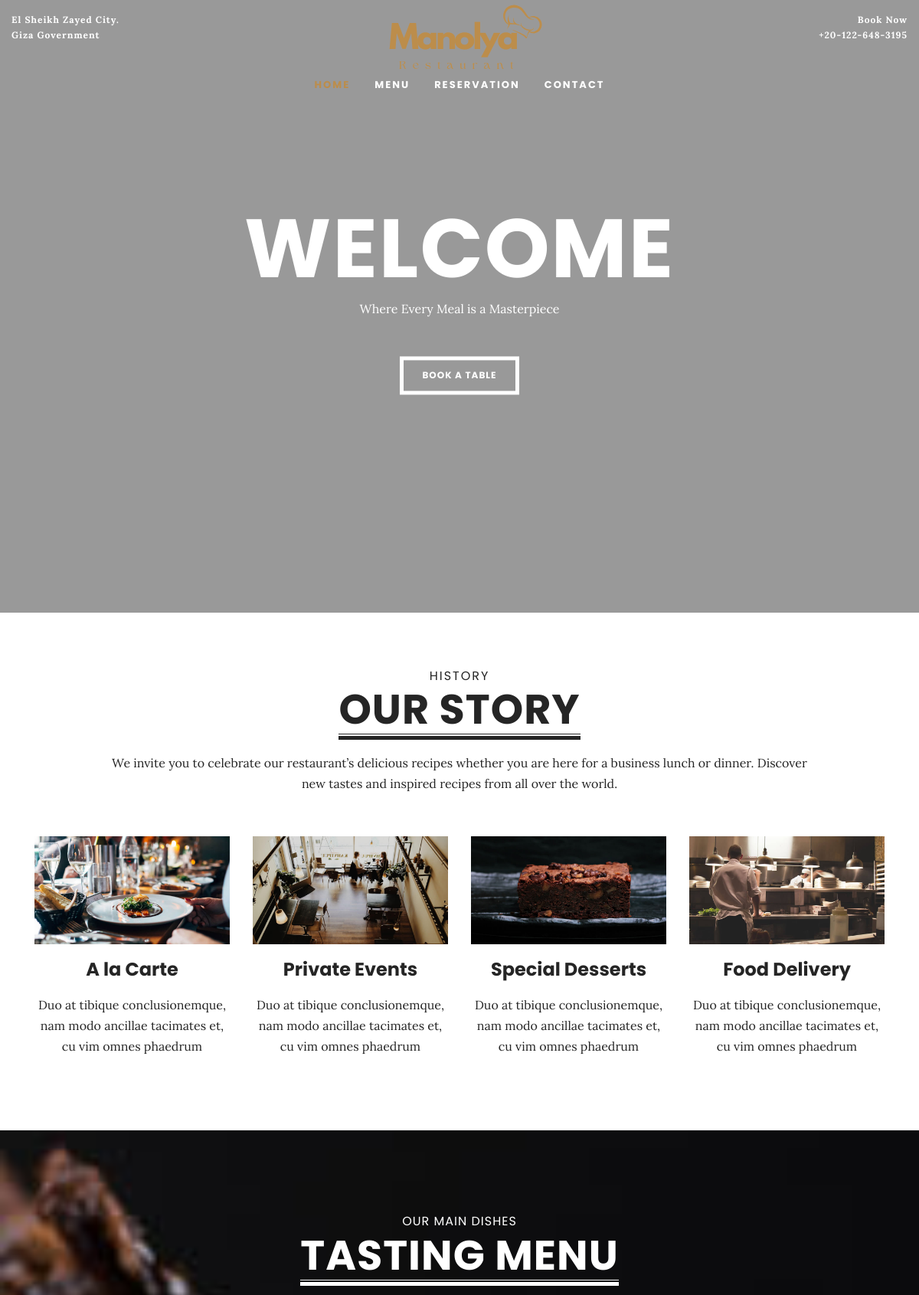
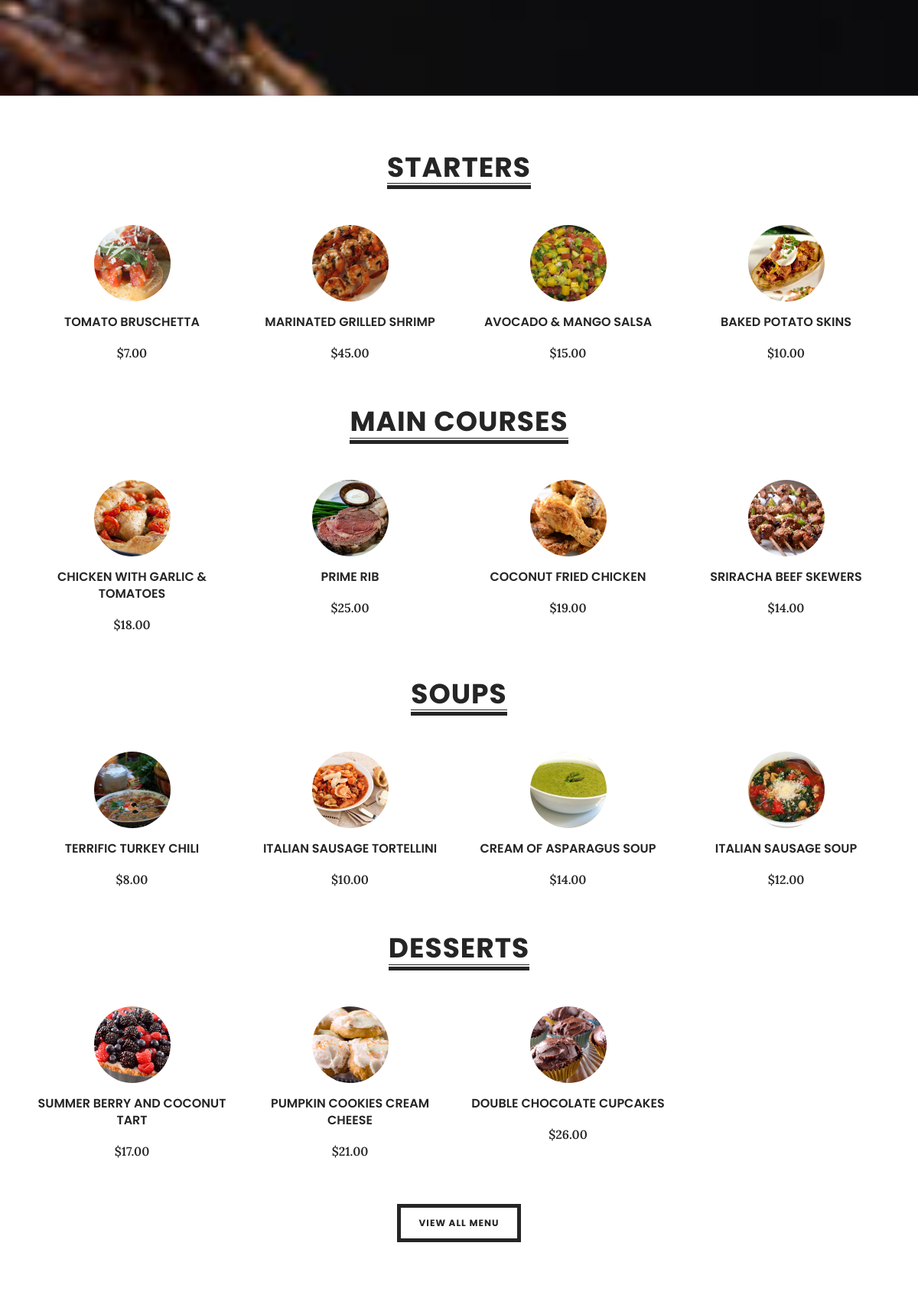
The page / (upper part) on the database its author committed (2 pictures, top to bottom).
### base/models.py (models this page shows)
class Menu(models.Model):
    TYPE_CHOICES = [
        ("Starter", "Starter"),
        ("Main Course", "Main Course"),
        ("Soup", "Soup"),
        ("Dessert", "Dessert"),
    ]  # Defines the types of menu items as choices.
    type = models.CharField(
        max_length=50, choices=TYPE_CHOICES, verbose_name="Menu Type"
    )  # A field for the menu type, restricted to the predefined choices.
    name = models.CharField(
        max_length=255, verbose_name="Menu Item Name"
    )  # A text field for the name of the menu item.
    price = models.DecimalField(
        max_digits=10, decimal_places=2, verbose_name="Price"
    )  # A decimal field for the price, supporting up to 10 digits with 2 decimal places.
    image = models.ImageField(
        upload_to="menu_images/",
        blank=True,
        null=True,
        verbose_name="Image",
    )  # An optional image field for the menu item, storing images in the "menu_images/" directory.
    def __str__(self):
        return f"{self.name} ({self.type}) - ${self.price:.2f}"
    class Meta:
        verbose_name = "Menu"  # Singular name displayed in the admin panel.
        verbose_name_plural = "Menus"  # Plural name displayed in the admin panel.

### base/views.py (the view)
# urls.py: path('', views.home, name="home"),
def home(request):
    starters = Menu.objects.filter(type="Starter")  # Fetch all starters.
    main_courses = Menu.objects.filter(type="Main Course")  # Fetch all main courses.
    soups = Menu.objects.filter(type="Soup")  # Fetch all soups.
    desserts = Menu.objects.filter(type="Dessert")  # Fetch all desserts.
    print(starters)  # Debugging: Print the starters to the console.
    context = {
        "starters": starters,
        "main_courses": main_courses,
        "soups": soups,
        "desserts": desserts
    }
    return render(request, 'index.html', context)

### templates/index.html (shortened to what this page needs)
{% load static %}
<!DOCTYPE html>
<html lang="en-US">
  <head>
    <link
      rel="stylesheet"
      id="dina-bootstrap-css-css"
      href="{% static 'css/bootstrap/css/bootstrap.min.css' %}"
      type="text/css"
      media="all"
    />
    <link
      rel="stylesheet"
      id="dina-font-awesome-css"
      href="{% static 'css/fontawesome/css/font-awesome.min.css' %}"
      type="text/css"
      media="all"
    />
    <link
      rel="stylesheet"
      id="dina-style-css-css"
      href="{% static 'style.css' %}"
      type="text/css"
      media="all"
    />
  </head>
  <body class="body-header1">
    <header id="header-1">
      <div class="headerWrap-1">
        <nav class="navbar-1">
          <div class="top-location">
            <span class="info-txt">El Sheikh Zayed City. </span>
            <span class="info-txt">Giza Government</span>
          </div>
          <div class="book-now">
            <span class="info-txt">Book Now</span>
            <span class="info-txt">+20-122-648-3195</span>
          </div>
          <div class="nav-content-1">
            <div class="logo-1">
              <a href="/"
                ><img
                  class="img-fluid"
                  src="{% static 'images/Manolya (3).png' %}"
                  alt=""
              /></a>
            </div>
            <div class="nav-holder nav-holder-1 nav-holder-desktop">
              <ul id="menu-menu-1" class="menu-nav menu-nav-1">
                <li class="menu-item current-menu-item">
                  <a href="/">Home</a>
                </li>
                <li class="menu-item">
                  <a href="menu">Menu</a>
                </li>
                <li class="menu-item">
                  <a href="reservation">Reservation</a>
                </li>
                <li class="menu-item">
                  <a href="contact">Contact</a>
                </li>
              </ul>
            </div>
          </div>
        </nav>
      </div>
    </header>
    <div class="video-container">
      <video
        id="video"
        class="video"
        preload="metadata"
        autoplay=""
        loop=""
        muted=""
        poster=""
      >
        <source
          src="../static/res_v.mp4"
          type="video/mp4"
        />
      </video>
      <div class="slider-caption">
        <div class="slider-text">
          <h1>Welcome</h1>
          <p>Where Every Meal is a Masterpiece</p>
          <p>
            <a href="reservation" class="view-more more-white">Book a Table</a>
          </p>
        </div>
      </div>
    </div>
    <section id="home-content-1" class="margin-tb72">
      <div class="container">
        <div class="row">
          <div class="col-md-10 offset-md-1">
            <div class="alignc margin-b54">
              <h3 class="home-subtitle">History</h3>
              <h2 class="home-title margin-b24 title-headline">Our Story</h2>
              <p>
                We invite you to celebrate our restaurant’s delicious recipes
                whether you are here for a business lunch or dinner. Discover
                new tastes and inspired recipes from all over the world.
              </p>
            </div>
          </div>
        </div>
        <div class="row">
          <div class="col-md-3 mobile-margin-b54">
            <div class="service">
              <img
                class="img-fluid"
                src="{% static 'images/gallery/gallery-2.jpg' %}"
                loading="lazy"
                alt="service 1"
              />
              <h3>A la Carte</h3>
              <p>
                Duo at tibique conclusionemque, nam modo ancillae tacimates et,
                cu vim omnes phaedrum
              </p>
            </div>
          </div>
          <div class="col-md-3 mobile-margin-b54">
            <div class="service">
              <img
                class="img-fluid"
                src="{% static 'images/gallery/gallery-12.jpg' %}"
                loading="lazy"
                alt="service 2"
              />
              <h3>Private Events</h3>
              <p>
                Duo at tibique conclusionemque, nam modo ancillae tacimates et,
                cu vim omnes phaedrum
              </p>
            </div>
          </div>
          <div class="col-md-3">
            <div class="service">
              <img
                class="img-fluid"
                src="{% static 'images/gallery/gallery-7.jpg' %}"
                loading="lazy"
                alt="service 3"
              />
              <h3>Special Desserts</h3>
              <p>
                Duo at tibique conclusionemque, nam modo ancillae tacimates et,
                cu vim omnes phaedrum
              </p>
            </div>
          </div>
          <div class="col-md-3">
            <div class="service">
              <img
                class="img-fluid"
                src="{% static 'images/gallery/gallery-3.jpg' %}"
                loading="lazy"
                alt="service 4"
              />
              <h3>Food Delivery</h3>
              <p>
                Duo at tibique conclusionemque, nam modo ancillae tacimates et,
                cu vim omnes phaedrum
              </p>
            </div>
          </div>
        </div>
      </div>
    </section>
    <section
      class="home-widget parallax margin-b72"
      style="background-image: url('static/images/home/about-4.jpg')"
    >
      <div class="parallax-content">
        <div class="container">
          <div class="row">
            <div class="col-md-10 offset-md-1">
              <div class="alignc">
                <h3 class="home-subtitle">Our Main Dishes</h3>
                <h2 class="home-title title-headline">Tasting Menu</h2>
              </div>
            </div>
          </div>
        </div>
      </div>
    </section>
    <section class="margin-b72">
      <div class="container">
        <div class="row">
          <div class="col-md-12">
            <div class="categ-box">
              <div class="categ-name starters">
                <h2>Starters</h2>
              </div>
              <div class="menu-holder menu-holder-v2 starters">
                {% for starter in starters %}
                <div class="menu-post-v2 cols4">
                  <div class="menu-post-img-v2">
                    <a
                      href="{{ starter.image.url }}"
                      class="lightbox"
                      title="{{ starter.name }}"
                      ><img
                        src="{{ starter.image.url }}"
                        class="img-fluid"
                        alt="{{ starter.name }}"
                        width="400"
                        height="400"
                    /></a>
                  </div>
                  <h4 class="menu-title-v2">{{ starter.name }}</h4>
                  <div class="menu-price-v2">${{ starter.price }}</div>
                </div>
                {% endfor %}
              </div>
              <div class="categ-box">
                <div class="categ-name main-courses">
                  <h2>Main Courses</h2>
                </div>
                <div class="menu-holder menu-holder-v2 main-courses">
                  {% for main_course in main_courses %}
                  <div class="menu-post-v2 cols4">
                    <div class="menu-post-img-v2">
                      <a
                        href="{{ main_course.image.url }}"
                        class="lightbox"
                        title="{{ main_course.name }}"
                        ><img
                          src="{{ main_course.image.url }}"
                          class="img-fluid"
                          alt="{{ main_course.name }}"
                          width="400"
                          height="400"
                      /></a>
                    </div>
                    <h4 class="menu-title-v2">{{ main_course.name }}</h4>
                    <div class="menu-price-v2">${{ main_course.price }}</div>
                  </div>
                  {% endfor %}
                </div>
              </div>
              <div class="categ-box">
                <div class="categ-name soups">
                  <h2>Soups</h2>
                </div>
                <div class="menu-holder menu-holder-v2 soups">
                  {% for soup in soups %}
                  <div class="menu-post-v2 cols4">
                    <div class="menu-post-img-v2">
                      <a
                        href="{{ soup.image.url }}"
                        class="lightbox"
                        title="{{ soup.name }}"
                        ><img
                          src="{{ soup.image.url }}"
                          class="img-fluid"
                          alt="{{ soup.name }}"
                          width="400"
                          height="400"
                      /></a>
                    </div>
                    <h4 class="menu-title-v2">{{ soup.name }}</h4>
                    <div class="menu-price-v2">${{ soup.price }}</div>
                  </div>
                  {% endfor %}
                </div>
              </div>
              <div class="categ-box">
                <div class="categ-name desserts">
                  <h2>Desserts</h2>
                </div>
                <div class="menu-holder menu-holder-v2 desserts">
                  {% for dessert in desserts %}
                  <div class="menu-post-v2 cols4">
                    <div class="menu-post-img-v2">
                      <a
                        href="{{ dessert.image.url }}"
                        class="lightbox"
                        title="{{ dessert.name }}"
                        ><img
                          src="{{ dessert.image.url }}"
                          class="img-fluid"
                          alt="{{ dessert.name }}"
                          width="400"
                          height="400"
                      /></a>
                    </div>
                    <h4 class="menu-title-v2">{{ dessert.name }}</h4>
                    <div class="menu-price-v2">${{ dessert.price }}</div>
                  </div>
                  {% endfor %}
                </div>
              </div>
            </div>
          </div>
        </div>
        <div class="alignc">
          <a href="#" class="view-more">View All Menu</a>
        </div>
      </div>
    </section>
  </body>
</html>

### rows shown on the page
Menu: image (picture), name "TOMATO BRUSCHETTA", price "7.00"
Menu: image (picture), name "MARINATED GRILLED SHRIMP", price "45.00"
Menu: image (picture), name "AVOCADO & MANGO SALSA", price "15.00"
Menu: image (picture), name "BAKED POTATO SKINS", price "10.00"
Menu: image (picture), name "CHICKEN WITH GARLIC & TOMATOES", price "18.00"
Menu: image (picture), name "PRIME RIB", price "25.00"
Menu: image (picture), name "COCONUT FRIED CHICKEN", price "19.00"
Menu: image (picture), name "SRIRACHA BEEF SKEWERS", price "14.00"
Menu: image (picture), name "TERRIFIC TURKEY CHILI", price "8.00"
Menu: image (picture), name "ITALIAN SAUSAGE TORTELLINI", price "10.00"
Menu: image (picture), name "CREAM OF ASPARAGUS SOUP", price "14.00"
Menu: image (picture), name "ITALIAN SAUSAGE SOUP", price "12.00"
Menu: image (picture), name "SUMMER BERRY AND COCONUT TART", price "17.00"
Menu: image (picture), name "PUMPKIN COOKIES CREAM CHEESE", price "21.00"
Menu: image (picture), name "DOUBLE CHOCOLATE CUPCAKES", price "26.00"
